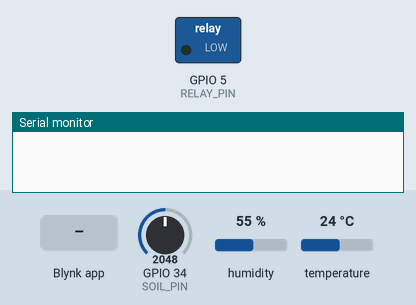
The program below on a simulated ESP32. Shown: switched loads named in the program (green lamp = pin HIGH), the last lines printed to the serial monitor. The test bench sets the inputs (shaded band); at power-on: GPIO 34 (SOIL_PIN) = 2048, humidity 55 %, temperature 24 °C. WiFi joins after 1.5 s; servers stay silent unless stated.

Above: at 3.0 s.
3.1 s: GPIO 34 (SOIL_PIN) set to 2405
5.3 s: GPIO 34 (SOIL_PIN) set to 2506
At 6.7 s:
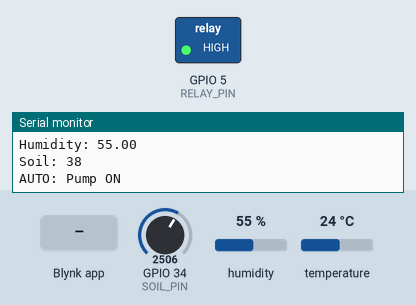
8.8 s: Blynk app writes 0 to V0
At 10.0 s:
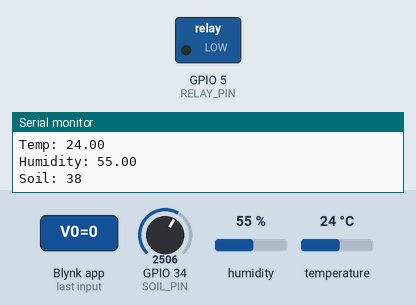
10.3 s: Blynk app writes 1 to V4
At 12.7 s:
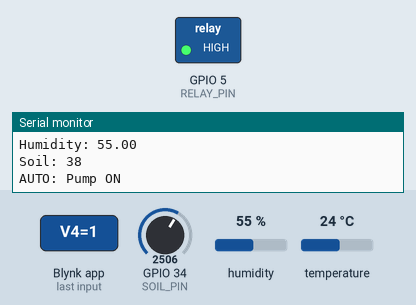
13.3 s: Blynk app writes 200 to V0
At 14.6 s:
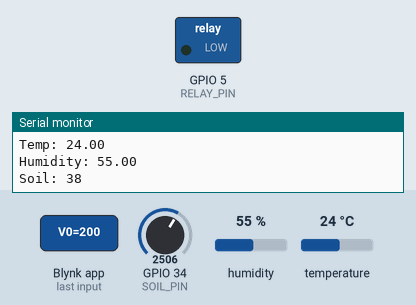
Timing chart, 0 to 15.8 s (numbered marks = the images above; inputs shaded):
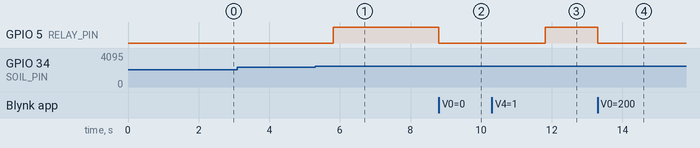

Measured:
- the behaviour switches between 2457 and 2458 on GPIO 34 (SOIL_PIN) (found by bisection; images 0 and 1)
- after the input at 5.3 s, GPIO 5 (RELAY_PIN): LOW → HIGH after 0.50 s
- after the input at 8.8 s, GPIO 5 (RELAY_PIN): HIGH → LOW at once
- after the input at 10.3 s, GPIO 5 (RELAY_PIN): LOW → HIGH after 1.5 s
- after the input at 13.3 s, GPIO 5 (RELAY_PIN): HIGH → LOW at once

The program:

main.cpp
```cpp
#include <Arduino.h>


#define BLYNK_TEMPLATE_ID "TMPL3ZU8B3lQC"
#define BLYNK_TEMPLATE_NAME "New Template"
#define BLYNK_AUTH_TOKEN "IEEtzeTuvPXBYmQcNEVMwCOW4x5uDzAW"

#include <WiFi.h>
#include <BlynkSimpleEsp32.h>
#include <DHT.h>

char ssid[] = "Wokwi-GUEST";
char pass[] = "";

#define DHTPIN 15
#define DHTTYPE DHT22
#define SOIL_PIN 34
#define RELAY_PIN 5

DHT dht(DHTPIN, DHTTYPE);
BlynkTimer timer;

bool manualMode = false;
int manualState = 0;

float tempThreshold = 50.0;
int soilThreshold = 40;

// Manual pump control
BLYNK_WRITE(V0) {
    manualState = param.asInt();
    manualMode = true;

    if (manualState == 1) {
        digitalWrite(RELAY_PIN, HIGH);
        Serial.println("Manual Pump ON");
    } else {
        digitalWrite(RELAY_PIN, LOW);
        Serial.println("Manual Pump OFF");
    }
}

// Switch back to auto
BLYNK_WRITE(V4) {
    if(param.asInt() == 1){
        manualMode = false;
        Serial.println("AUTO MODE ENABLED");
    }
}

void sendSensorData() {
    float temp = dht.readTemperature();
    float humidity = dht.readHumidity();
    int soilRaw = analogRead(SOIL_PIN);

    if(isnan(temp) || isnan(humidity)){
        Serial.println("DHT Error");
        return;
    }

    int soilPercent = map(soilRaw, 4095, 0, 0, 100);
    soilPercent = constrain(soilPercent,0,100);

    Blynk.virtualWrite(V1,temp);
    Blynk.virtualWrite(V2,humidity);
    Blynk.virtualWrite(V3,soilPercent);

    Serial.println("------ SENSOR DATA ------");
    Serial.print("Temp: ");
    Serial.println(temp);

    Serial.print("Humidity: ");
    Serial.println(humidity);

    Serial.print("Soil: ");
    Serial.println(soilPercent);

    if(!manualMode){
        if(temp > tempThreshold || soilPercent < soilThreshold){
            digitalWrite(RELAY_PIN, HIGH);
            Serial.println("AUTO: Pump ON");
        }
        else{
            digitalWrite(RELAY_PIN, LOW);
            Serial.println("AUTO: Pump OFF");
        }
    }
}

void setup() {
    Serial.begin(115200);

    pinMode(RELAY_PIN, OUTPUT);
    digitalWrite(RELAY_PIN, LOW);

    dht.begin();

    Blynk.begin(BLYNK_AUTH_TOKEN, ssid, pass);

    timer.setInterval(2000L, sendSensorData);
}

void loop() {
    Blynk.run();
    timer.run();
}
```
